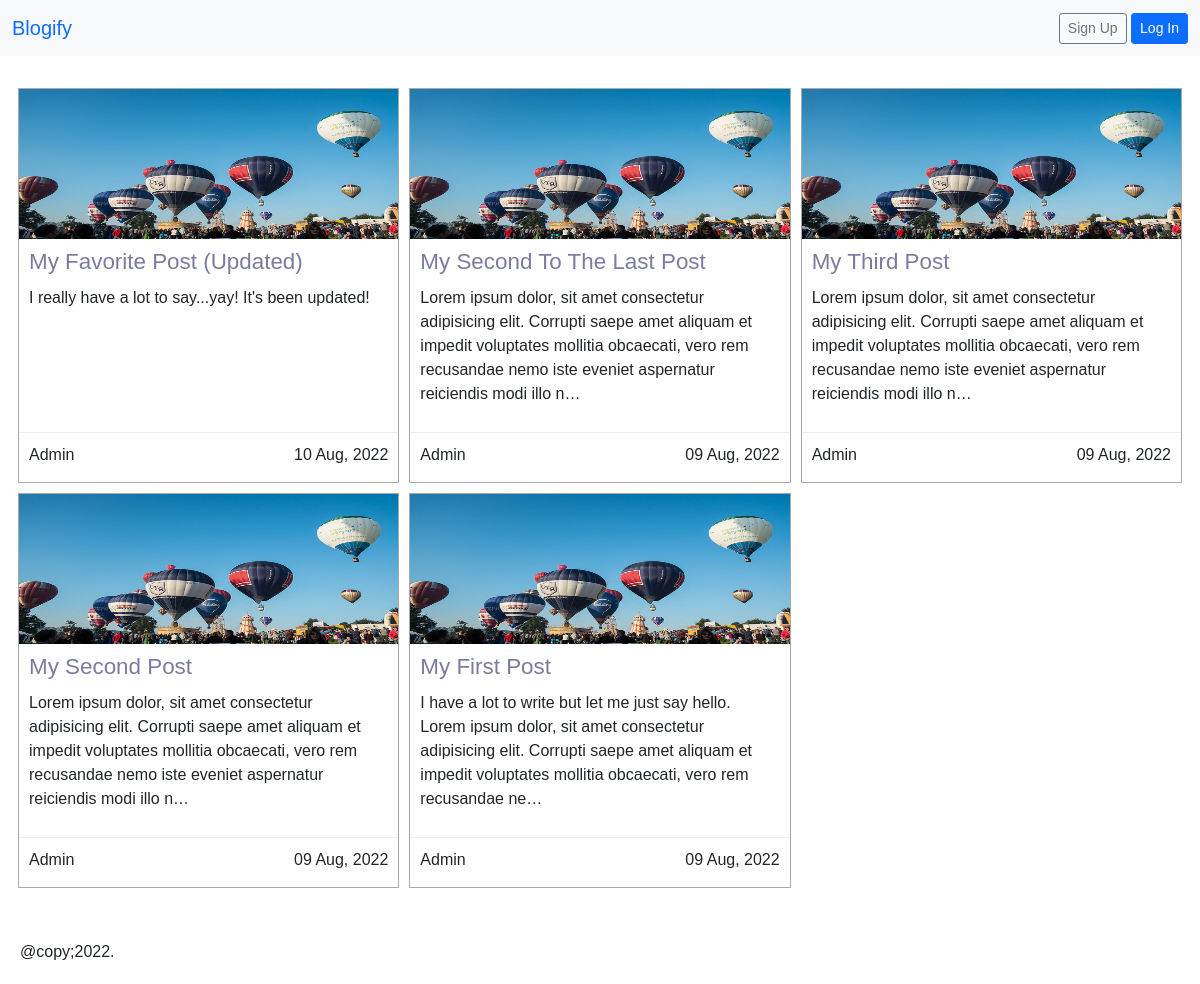
/posts/, run on an earlier commit of the app's database.
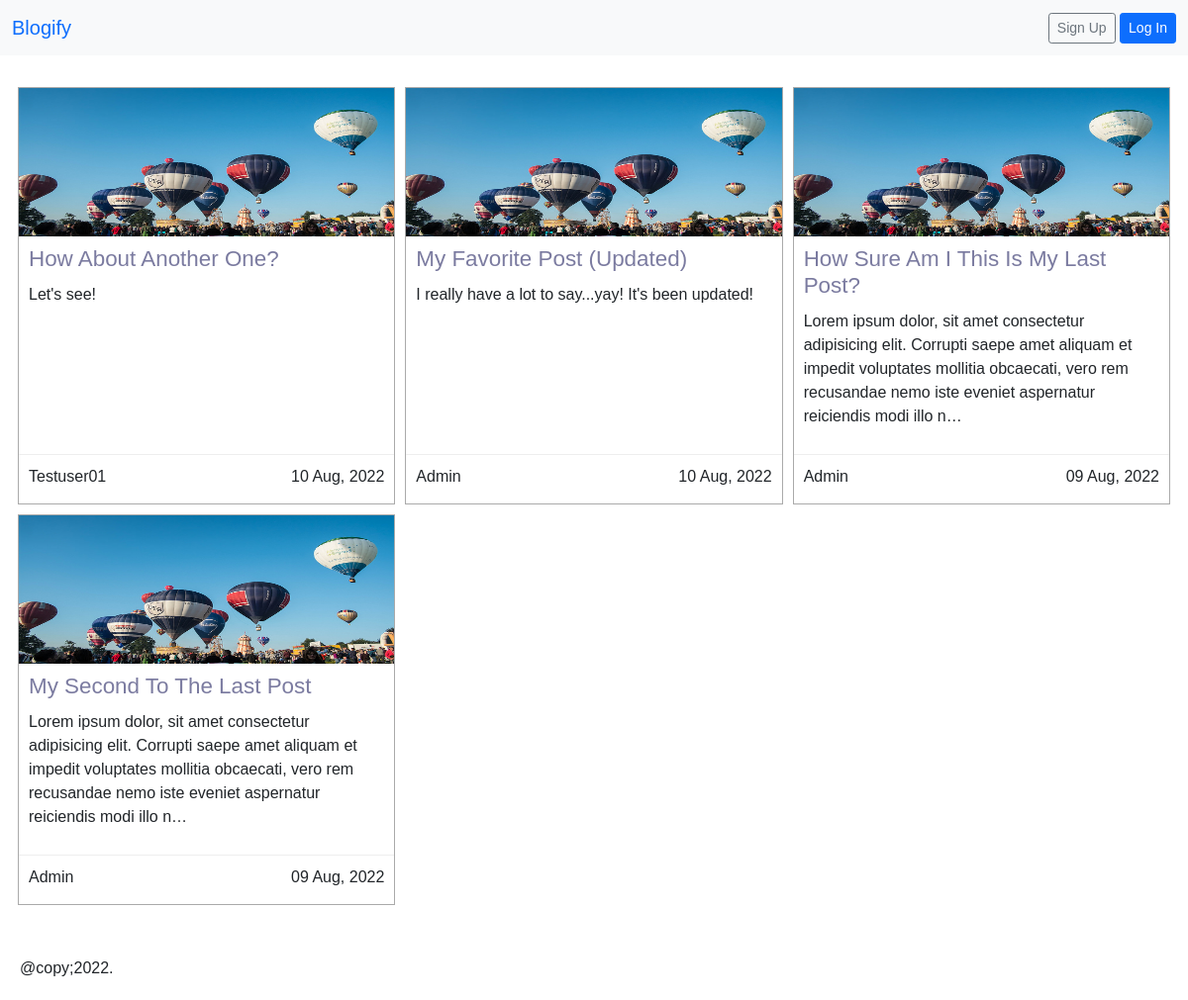
And on a later commit of the database.
### posts/models.py (models this page shows, shortened)
class Post(models.Model):
    STATUS_CHOICES = (
        ('draft', 'Draft'),
        ('published', 'Published'),
    )
    title = models.CharField(max_length=255)
    author = models.ForeignKey(
        get_user_model(),
        on_delete = models.CASCADE,
        related_name = 'posts'
    )
    body = models.TextField()
    publish = models.DateTimeField(default=timezone.now)
    created = models.DateTimeField(auto_now_add=True)
    updated = models.DateTimeField(auto_now=True)
    status = models.CharField(
        max_length=10,
        choices=STATUS_CHOICES,
        default='draft'
    )
    slug = models.SlugField(
        max_length=255,
        blank=True,
        null= True
    )
    class Meta:
        ordering = ('-publish',)

### users/models.py (models this page shows)
class CustomUser(AbstractUser):
    pass

### posts/views.py (the view)
# urls.py: path('', PostListView.as_view(), name='post_list'),
class PostListView(ListView):
    model = Post
    template_name = 'blog/post_list.html'
    context_object_name = 'posts'
    paginate_by = 9
    def get_queryset(self):
        return Post.objects.filter(status='published')

### templates/blog/post_list.html (shortened to what this page needs)
{% extends '_base.html' %}
{% block content %}
    <section class="post-cards">
        {% for post in posts %}
            <div class="post-card">
                <div class="post-card-header">
                    <img src="../../static/assets/balloons.jpg" alt="" />
                </div>
                <div class="post-card-content">
                    <h4><a href="{% url 'post_detail' pk=post.pk %}">{{ post.title|title }}</a></h4>
                    <p>{{ post.body|truncatechars:200 }}</p>
                </div>
                <div class="post-card-footer">
                    <p>{{ post.author.username|title }}</p>
                    <p class="post-date">{{ post.publish|date:"d M, Y" }}</p>
                </div>
            </div>
        {% endfor %}
    </section>
{% endblock content %}

What changed in the data, as far as the page shows it:
no longer on this page (row edited): Post: title "My Third Post", body "Lorem ipsum dolor, sit amet consectetur adipisicing elit. Corrupti saepe amet aliquam et impedit voluptates mollitia obcaecati, vero rem recusandae nemo iste eveniet aspernatur reiciendis modi illo n…", author.username "Admin", publish "09 Aug, 2022"
no longer on this page (row edited): Post: title "My Second Post", body "Lorem ipsum dolor, sit amet consectetur adipisicing elit. Corrupti saepe amet aliquam et impedit voluptates mollitia obcaecati, vero rem recusandae nemo iste eveniet aspernatur reiciendis modi illo n…", author.username "Admin", publish "09 Aug, 2022"
no longer on this page (row edited): Post: title "My First Post", body "I have a lot to write but let me just say hello. Lorem ipsum dolor, sit amet consectetur adipisicing elit. Corrupti saepe amet aliquam et impedit voluptates mollitia obcaecati, vero rem recusandae ne…", author.username "Admin", publish "09 Aug, 2022"
added Post: title "How About Another One?", body "Let's see!", author.username "Testuser01", publish "10 Aug, 2022"
now on this page (row edited): Post: title "How Sure Am I This Is My Last Post?", body "Lorem ipsum dolor, sit amet consectetur adipisicing elit. Corrupti saepe amet aliquam et impedit voluptates mollitia obcaecati, vero rem recusandae nemo iste eveniet aspernatur reiciendis modi illo n…", author.username "Admin", publish "09 Aug, 2022"
